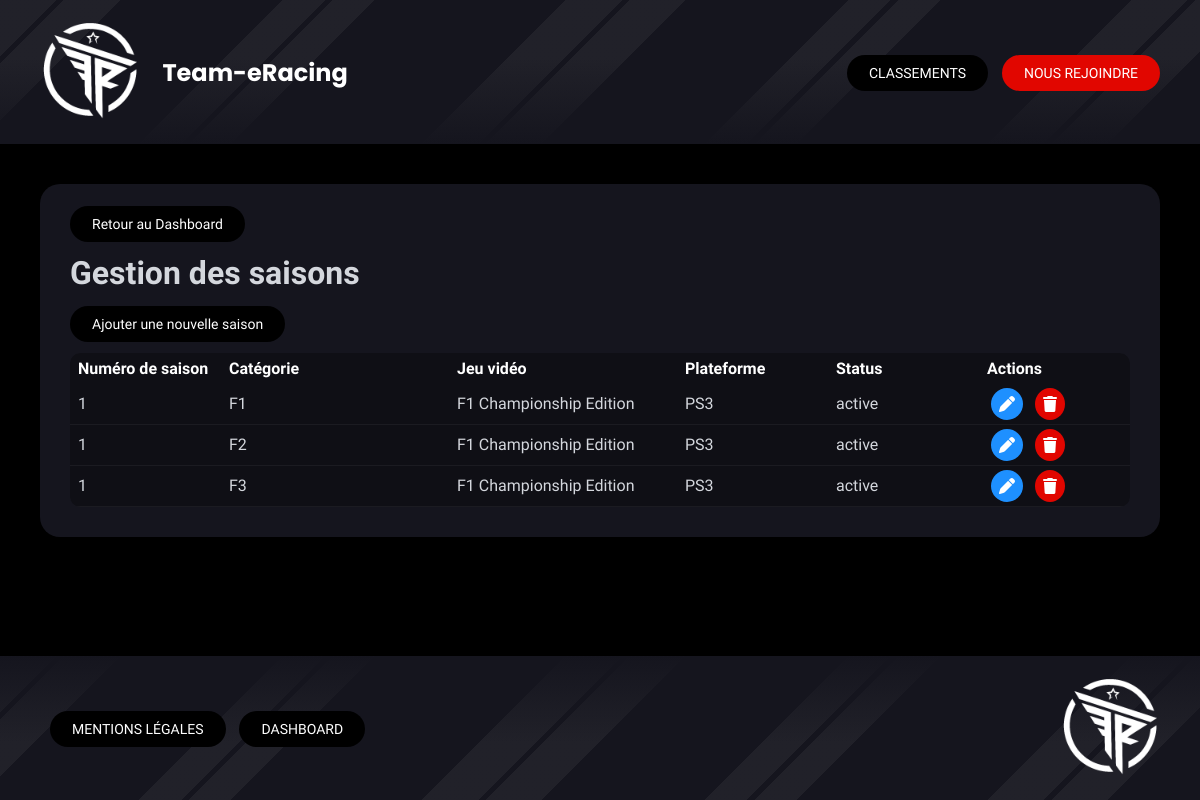
The app's page /index.php?controller=seasons&action=index (signed in), older data.
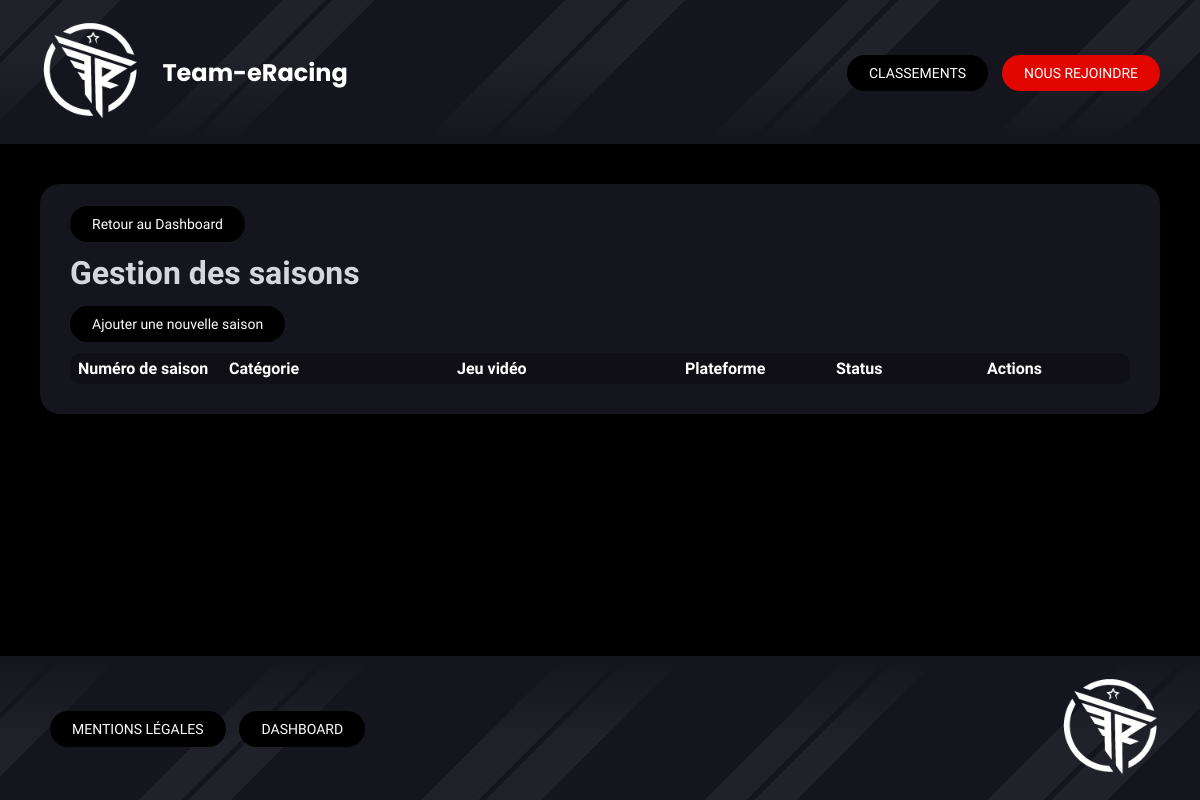
The same page, newer data.
### tables this page shows
CREATE TABLE seasons (
  id INT NOT NULL AUTO_INCREMENT,
  season_number INT NOT NULL,
  category_id INT NOT NULL,
  videogame VARCHAR(100) NOT NULL,
  status ENUM('active','desactive') NOT NULL DEFAULT 'active',
  PRIMARY KEY (id),
  FOREIGN KEY (category_id) REFERENCES categories(id) ON DELETE CASCADE
);

CREATE TABLE categories (
  id INT AUTO_INCREMENT PRIMARY KEY,
  name VARCHAR(50) NOT NULL UNIQUE,
  status ENUM('active','desactive') DEFAULT 'active'
);

### Controllers/Controller.php (called while the page is built, shortened)
<?php
abstract class Controller
{
    protected function authMiddleware(string|array $requiredRoles = null)
    {
        if ($requiredRoles) {
            if (is_array($requiredRoles)) {
                foreach ($requiredRoles as $role) {
                    if (\App\Core\Auth::hasRole($role)) {
                        $userHasRole = true;
                        break;
                    }
                }
            } else {
                $userHasRole = \App\Core\Auth::hasRole($requiredRoles);
            }
        }
    }
    public function render(string $path, array $data = [])
    {
        extract($data);
        include dirname(__DIR__) . '/Views/' . $path . '.php';
        $content = ob_get_clean();
        include dirname(__DIR__) . '/Views/base.php';
    }
}
?>

### Controllers/SeasonsController.php (called while the page is built, shortened)
<?php
class SeasonsController extends Controller {
    public function index()
    {
        $seasons = SeasonsModel::all();
        $categories = SeasonsModel::allCategories();
        $this->render('dashboard/seasons/index', [
            'list' => $seasons,
            'categories' => $categories
        ]);
    }
}
?>

### public/index.php (called while the page is built, shortened)
<?php
include '../Autoloader.php';
$route = new Router();
$route->routes();
?>

### Autoloader.php (called while the page is built, shortened)
<?php
class Autoloader{
    static function autoload($class){
        $class = str_replace(__NAMESPACE__.'\\','',$class);
        $class = str_replace('\\','/',$class);
    }
}
?>

### Core/DbConnect.php (called while the page is built, shortened)
<?php
class DbConnect
{
    protected $connection;
    public function getConnection()
    {
        return $this->connection;
    }
    public function __construct()
    {
        try {
            $dsn = 'mysql:host=' . self::SERVER . ';dbname=' . self::BASE . ';charset=utf8mb4';
                $this->connection = new PDO($dsn, self::USER, self::PASSWORD, [
                    PDO::ATTR_ERRMODE => PDO::ERRMODE_EXCEPTION,
                    PDO::ATTR_DEFAULT_FETCH_MODE => PDO::FETCH_OBJ,
                    PDO::ATTR_EMULATE_PREPARES => false
                ]);
        } catch (Exception $e) {
            die('Erreur : ' . $e->getMessage());
        }
    }
}
?>

### Models/SeasonsModel.php (called while the page is built, shortened)
<?php
class SeasonsModel extends DbConnect {
    public static function all(){
        $db = new DbConnect();
        return $db->getConnection()->query("
            SELECT seasons.id, season_number, categories.name as category, videogame, platform, seasons.status
            FROM seasons
            JOIN categories ON seasons.category_id = categories.id
        ")->fetchAll();
    }
}
?>

### Core/Auth.php (called while the page is built, shortened)
<?php
class Auth
{
    public static function start()
    {
        if (session_status() === PHP_SESSION_NONE) {
            $secure = (!empty($_SERVER['HTTPS']) && $_SERVER['HTTPS'] === 'on') ||
                    (!empty($_SERVER['HTTP_X_FORWARDED_PROTO']) && $_SERVER['HTTP_X_FORWARDED_PROTO'] === 'https');
            $lifetime = 300 ;
        }
    }
    public static function check(): bool
    {
        return isset($_SESSION['user_id']);
    }
    public static function hasRole(string $requiredRole): bool
    {
        return isset($_SESSION['role']) && $_SESSION['role'] === $requiredRole;
    }
}

### Views/dashboard/seasons/index.php (the view, shortened to what this page needs)
<div class="section-dashboard">
    <div class="section-header">
        <a class="nav-btn-dashboard" href="index.php?controller=dashboard">Retour au Dashboard</a>
        <h1>Gestion des saisons</h1>
        <a class="nav-btn-dashboard" href="index.php?controller=seasons&action=create">Ajouter une nouvelle saison</a>
    </div>
    <div class="table-responsive">
        <table class="dashboard-table">
            <thead>
                <tr>
                    <th>Numéro de saison</th>
                    <th>Catégorie</th>
                    <th>Jeu vidéo</th>
                    <th>Plateforme</th>
                    <th>Status</th>
                    <th class="actions-column">Actions</th>
                </tr>
            </thead>
            <tbody>
                <?php foreach ($list as $season): ?>
                <tr>
                    <td><?= htmlspecialchars($season->season_number) ?></td>
                    <td><?= htmlspecialchars($season->category ?? $season->category_id) ?></td>
                    <td><?= htmlspecialchars($season->videogame) ?></td>
                    <td><?= htmlspecialchars($season->platform) ?></td>
                    <td><?= htmlspecialchars($season->status) ?></td>
                    <td class="actions">
                        <a class="action-btn edit" href="index.php?controller=seasons&action=update&id=<?= $season->id ?>">
                            <i class="fa-solid fa-pen"></i>
                        </a>
                        <a class="action-btn delete" href="index.php?controller=seasons&action=delete&id=<?= $season->id ?>">
                            <i class="fa-solid fa-trash"></i>
                        </a>
                    </td>
                </tr>
                <?php endforeach; ?>
            </tbody>
        </table>
    </div>
</div>

### Core/Router.php (shortened to what this page needs)
<?php
class Router
{
    public function routes()
    {
        $controllerName = isset($_GET['controller']) ? ucfirst(array_shift($_GET)) : 'Home';
        $controllerClass = '\\App\\Controllers\\' . $controllerName . 'Controller';
        $action = isset($_GET['action']) ? array_shift($_GET) : 'index';
        if (class_exists($controllerClass)) {
            $controller = new $controllerClass();
            if (method_exists($controller, $action)) {
                call_user_func_array([$controller, $action], $_GET ?? []);
            } else {
                $this->render404();
            }
        } else {
            $this->render404();
        }
    }
}
?>

### Views/base.php (shortened to what this page needs)
<!DOCTYPE html>
<html lang="fr">
<head>
<link rel="stylesheet" href="style-v2.6.css" />
</head>
<body>
<header>
<div class="logo_and_name_header">
    <div class="logo_header">
        <a href="index.php"><img src="img/logo_team_eracing.png" alt="Logo Communauté Team-eRacing"></a>
    </div>
    <h2 class="name_header">Team-eRacing</h2>
</div>
<nav>
<a class="nav-btn" href="index.php?controller=classements&action=standings">CLASSEMENTS</a>
<a class="nav-btn red" href="index.php?controller=join">NOUS REJOINDRE</a>
</nav>
</header>
<main>
<?= $content ?>
</main>
<footer>
<div>
<a class="nav-btn" href="index.php?controller=mentions">MENTIONS LÉGALES</a>
<a class="nav-btn" href="index.php?controller=dashboard">DASHBOARD</a>
</div>
<div class="logo_footer"><a href="index.php"><img src="img/logo_team_eracing.png" alt="Logo Communauté Team-eRacing"></a></div>
</footer>
</body>
</html>

### public/style-v2.6.css (style rules this page uses)
html, body { height: 100%; margin: 0; padding: 0; background: #000000; font-family: 'Titillium Web', 'Segoe UI', 'Helvetica Neue', Arial, sans-serif; color: #d4d7dd; }
body { display: flex; flex-direction: column; }
main { flex: 1; }
footer { margin-top: auto; }
header, footer { display: flex; justify-content: space-between; align-items: center; padding: 20px 40px; background: #15151E; --fade-dir: to bottom; background-image: linear-gradient(var(--fade-dir), transparent 40%, #15151E 100% ), repeating-linear-gradient( 135deg, rgba(255,255,255,0.05) 0 40px, transparent 40px 45px, rgba(255,255,255,0.05) 45px 85px, transparent 85px 200px, rgba(255,255,255,0.05) 200px 230px, transparent 230px 235px, rgba(255,255,255,0.05) 235px 265px, transparent 265px 400px ); }
footer { --fade-dir: to top; }
.nav-btn { padding: 10px 22px; border-radius: 20px; background: #000000; color: white; text-decoration: none; margin-left: 10px; font-size: 14px; cursor: pointer; transition: background-color 0.3s; }
.nav-btn.red { background: #E10600; }
.section-dashboard { background: #15151E; margin: 40px; padding: 30px; border-radius: 20px; gap: 20px; }
.nav-btn-dashboard { padding: 10px 22px; border-radius: 20px; background: #000000; color: white; text-decoration: none; font-size: 14px; cursor: pointer; transition: background-color 0.3s; }
.logo_and_name_header { display: flex; align-items: center; width: 40%; }
.logo_header img, .logo_footer img { max-width: 100px; height: auto; }
.name_header { font-family: 'Poppins', 'Segoe UI', 'Helvetica Neue', Arial, sans-serif; color: white; padding-left: 5%; }
.table-responsive { overflow-x: auto; border-radius: 10px; margin-top: 20px; }
.dashboard-table { width: 100%; border-collapse: collapse; background: #0f0f15; border-radius: 10px; overflow: hidden; }
.dashboard-table thead th { background-color: var(--category-color); }
.dashboard-table th { background: var(--category-color); padding: 12px; text-align: left; color: white; font-weight: 600; }
.actions-column { text-align: center; }
.dashboard-table th { padding: 6px 8px; }
.dashboard-table { table-layout: fixed; }
.dashboard-table td.driver-cell, .dashboard-table th:nth-child(2) { width: 20%; }
.dashboard-table td.team-cell, .dashboard-table th:nth-child(3) { width: 20%; }
.dashboard-table td { padding: 12px; border-bottom: 1px solid rgba(255,255,255,0.05); }
.action-btn { padding: 8px; border-radius: 50%; margin: 0 4px; text-decoration: none; display: inline-flex; }
.action-btn.edit { background: #1e90ff; color: white; }
.action-btn.delete { background: #E10600; color: white; }
.dashboard-table td { padding: 4px 8px; }

Row changes from the older to the newer data that the page shows:
removed seasons: season_number "1", category.name "F1", videogame "F1 Championship Edition", platform "PS3", status "active"
removed seasons: season_number "1", category.name "F2", videogame "F1 Championship Edition", platform "PS3", status "active"
removed seasons: season_number "1", category.name "F3", videogame "F1 Championship Edition", platform "PS3", status "active"
